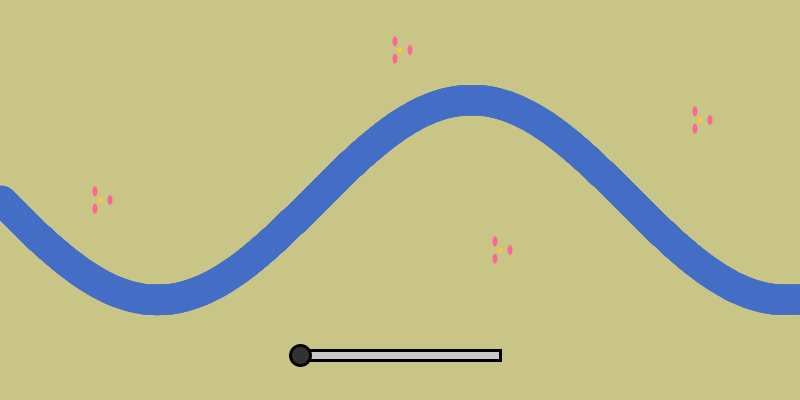
Frame 1 (no input)
Frame 60 (the mouse pressed at the canvas centre just before this capture): identical to frame 1, image omitted
Frame 120 (the mouse held since frame 60 and released just before this capture): identical to frame 1, image omitted

The Processing sketch that drew this single still picture (run headless with seeded random() and noise(); from frame 60 on, the mouse is pressed at the canvas centre):

// Processing sketch: Nathan_Chan
// ── Nathan_Chan.pde
int sliderX, sliderY;   
int sliderWidth = 200;   
int sliderHeight = 10;   
int sliderPosX;         
boolean dragging = false; 
// Defining the slider

void setup() {
  size(800, 400);
  sliderX = width / 2 - sliderWidth / 2; 
  sliderY = height - 50; 
  sliderPosX = sliderX;  
}
// Implementing the slider's definitions

void draw() {
  
  float bgColor = map(sliderPosX, sliderX, sliderX + sliderWidth, 0, 255);
  background(200-bgColor, 197, 134); // Background changes based on slider position

  // Draw the sine wave
  drawSineWave();

  // Draw the slider
  drawSlider();
  
  //Draw the flowers
  drawFlowers();
}

void drawSineWave() {
  float amplitude = 100;
  float frequency = 0.01;
  float centerY = height / 2;

  stroke(68, 109, 198);
  for (int x = 0; x < width; x++) {
    float y = centerY + amplitude * sin(frequency * x);
    point(x, y);
    
   strokeWeight(30);
  }
}
//Defines the River/Sinewave

void drawFlowers() {
  float growthFactor = map(sliderPosX, sliderX, sliderX + sliderWidth, 10, 100);
   growthFactor = constrain(growthFactor, 10, 30); 


  // Set specific positions for flowers
  drawFlower(100, 200, growthFactor); // Left
  drawFlower(400, 50, growthFactor); // Middle
  drawFlower(500, 250, growthFactor); // Right
  drawFlower(700, 120, growthFactor);
}

void drawFlower(float x, float y, float size) {
  int petals = (int)map(sliderPosX, sliderX, sliderX + sliderWidth, 3, 10); // Number of petals
  float angleStep = TWO_PI / petals;

  pushMatrix();
  translate(x, y);

  // Draw petals
  fill(255, 100, 150); // Petal color
  noStroke();
  for (float angle = 0; angle < TWO_PI; angle += angleStep) {
    float px = cos(angle) * size;
    float py = sin(angle) * size;

    ellipse(px, py, size / 2, size); // Petal shape
  }

  // Draw flower center
  fill(255, 200, 50);
  ellipse(0, 0, size / 2, size / 2);

  popMatrix();
}


void drawSlider() {
  // Draw the slider track
  strokeWeight (3);
  stroke(0);
  fill(200);
  rect(sliderX, sliderY, sliderWidth, sliderHeight);

  // Draw the slider handle
  fill(50);
  ellipse(sliderPosX, sliderY + sliderHeight / 2, 20, 20);
}

void mousePressed() {
  // Check if the mouse is over the slider handle
  if (mouseX > sliderPosX - 10 && mouseX < sliderPosX + 10 &&
      mouseY > sliderY && mouseY < sliderY + sliderHeight) {
    dragging = true;
  }
}

void mouseDragged() {
  if (dragging) {
    // Move the slider handle within the track
    sliderPosX = constrain(mouseX, sliderX, sliderX + sliderWidth);
  }
}

void mouseReleased() {
  dragging = false;
}
